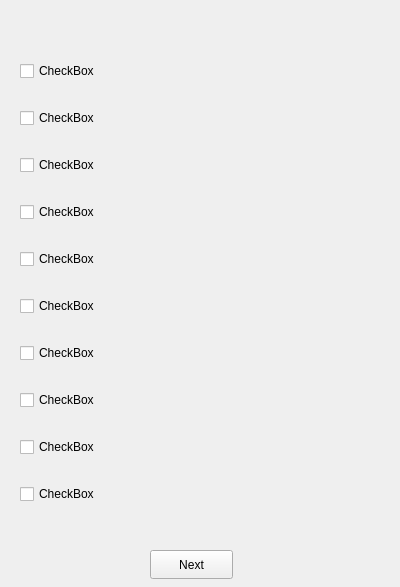
<?xml version="1.0" encoding="UTF-8"?>
<ui version="4.0">
 <class>selectmenu</class>
 <widget class="QWidget" name="selectmenu">
  <property name="geometry">
   <rect>
    <x>0</x>
    <y>0</y>
    <width>400</width>
    <height>587</height>
   </rect>
  </property>
  <property name="windowTitle">
   <string>Form</string>
  </property>
  <widget class="QWidget" name="verticalLayoutWidget">
   <property name="geometry">
    <rect>
     <x>20</x>
     <y>40</y>
     <width>361</width>
     <height>491</height>
    </rect>
   </property>
   <layout class="QVBoxLayout" name="LabelContainer">
    <item>
     <widget class="QCheckBox" name="checkBox_2">
      <property name="text">
       <string>CheckBox</string>
      </property>
     </widget>
    </item>
    <item>
     <widget class="QCheckBox" name="checkBox_8">
      <property name="text">
       <string>CheckBox</string>
      </property>
     </widget>
    </item>
    <item>
     <widget class="QCheckBox" name="checkBox_10">
      <property name="text">
       <string>CheckBox</string>
      </property>
     </widget>
    </item>
    <item>
     <widget class="QCheckBox" name="checkBox_9">
      <property name="text">
       <string>CheckBox</string>
      </property>
     </widget>
    </item>
    <item>
     <widget class="QCheckBox" name="checkBox_7">
      <property name="text">
       <string>CheckBox</string>
      </property>
     </widget>
    </item>
    <item>
     <widget class="QCheckBox" name="checkBox_6">
      <property name="text">
       <string>CheckBox</string>
      </property>
     </widget>
    </item>
    <item>
     <widget class="QCheckBox" name="checkBox_5">
      <property name="text">
       <string>CheckBox</string>
      </property>
     </widget>
    </item>
    <item>
     <widget class="QCheckBox" name="checkBox_4">
      <property name="text">
       <string>CheckBox</string>
      </property>
     </widget>
    </item>
    <item>
     <widget class="QCheckBox" name="checkBox_3">
      <property name="text">
       <string>CheckBox</string>
      </property>
     </widget>
    </item>
    <item>
     <widget class="QCheckBox" name="checkBox">
      <property name="text">
       <string>CheckBox</string>
      </property>
     </widget>
    </item>
   </layout>
  </widget>
  <widget class="QPushButton" name="pushButton_2">
   <property name="geometry">
    <rect>
     <x>150</x>
     <y>550</y>
     <width>83</width>
     <height>29</height>
    </rect>
   </property>
   <property name="text">
    <string>Next</string>
   </property>
  </widget>
 </widget>
 <resources/>
 <connections/>
</ui>
